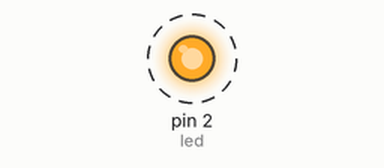
A program run on a simulated MicroPython board. Parts: output pins drawn as LEDs (lit = HIGH). Dashed ring = blinking. Library files of the repository ran but are not shown: 1 file(s).

Above: at 0.2 s.
Timing chart, 0 to 3.0 s (numbered marks = the images above):
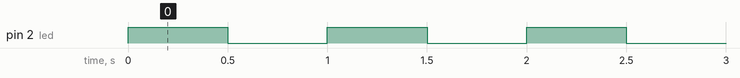

The program:

main.py
```python
""" MicroPython start project """

from utime import sleep
from machine import Pin


def main():
    """Main function"""
    led = Pin(2, Pin.OUT)

    while True:
        led.value(not led.value())
        sleep(0.5)


if __name__ == "__main__":
    main()
```

Measured:
- by itself, pin 2 (led): alternates HIGH for 0.50 s and LOW for 0.50 s
